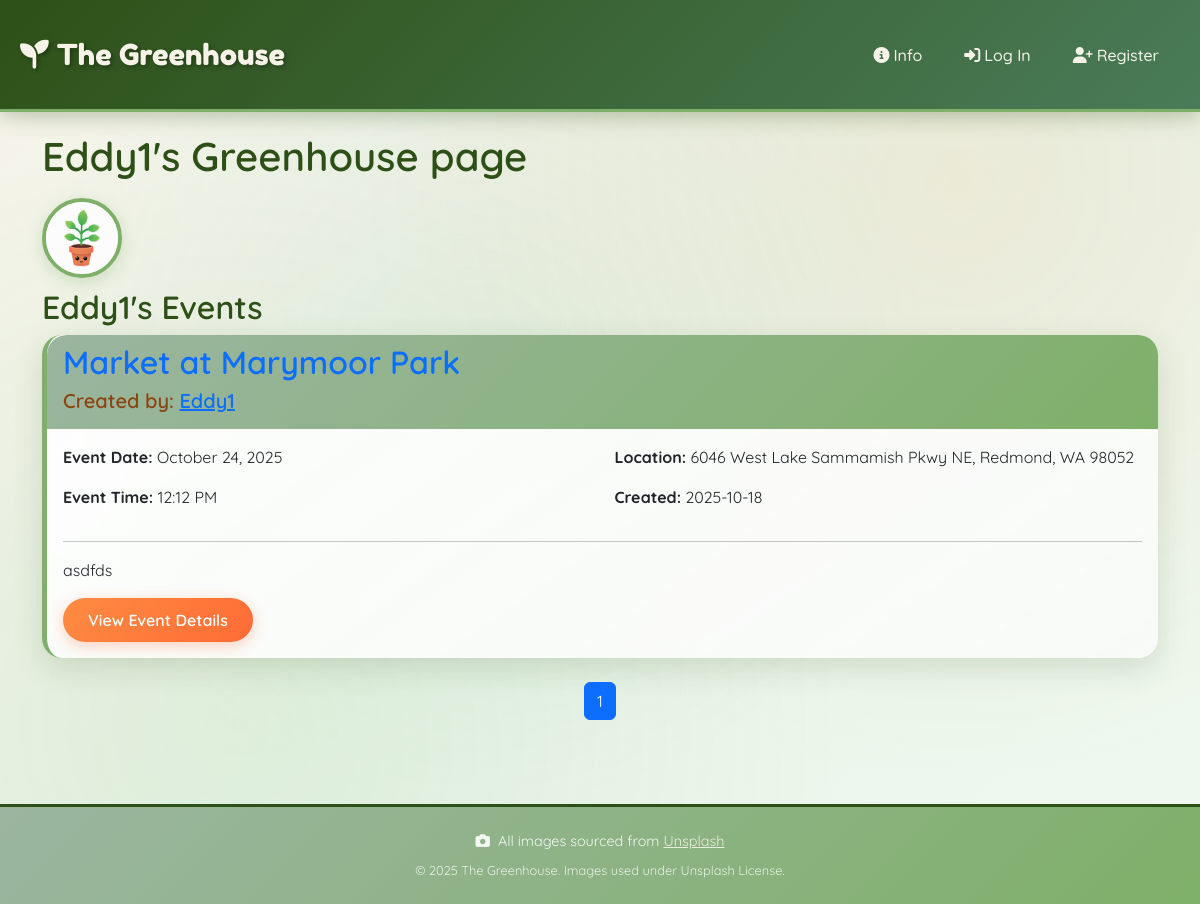
The app's page /Eddy1 with its own data.
### the_greenhouse/models.py (models this page shows, shortened)
class User(db.Model, UserMixin):
    __tablename__ = 'users'
    id = db.Column(db.Integer, primary_key = True)
    profile_image = db.Column(db.String(128), nullable = False, default = 'default_profile.png')
    email = db.Column(db.String(64), unique = True, index = True)
    username = db.Column(db.String(64), unique = True, index = True)
    password_hash = db.Column(db.String(256))
    events = db.relationship('Events', backref = 'author', lazy = 'select')
    event_attendances = db.relationship('EventAttendee', backref = 'user', lazy = 'select')

class Events(db.Model):
    __tablename__ = 'events'
    id = db.Column(db.Integer, primary_key = True)
    user_id = db.Column(db.Integer, db.ForeignKey('users.id'), nullable = False)
    created_date = db.Column(db.DateTime, nullable = False, default = lambda: datetime.now(timezone.utc))
    event_title = db.Column(db.String(140), nullable = False)
    event_description = db.Column(db.Text, nullable = False)
    event_date = db.Column(db.Date, nullable = False)
    event_time = db.Column(db.Time, nullable = False)
    location = db.Column(db.String(200), nullable = False)
    attendees = db.relationship('EventAttendee', backref = 'event', lazy = 'select', cascade = 'all, delete-orphan')
    event_items = db.relationship('EventItem', backref = 'event', lazy = 'select', cascade = 'all, delete-orphan')

### the_greenhouse/users/views.py (the view)
@users.route('/<username>')
def user_events(username):
    page = request.args.get('page', 1, type = int)
    stmt = select(User).where(User.username == username)
    user = db.session.scalar(stmt)
    if user is None:
        abort(404)
    events = db.paginate(
        select(Events).where(Events.author == user).order_by(desc(Events.created_date)),
        page=page,
        per_page=5,
        error_out=False
    )
    return render_template('user_events.html', events = events, user = user)

### the_greenhouse/templates/user_events.html
{% extends 'base.html' %}
{% block content %}
<div class="container align-self-center">
    <h1>{{user.username}}'s Greenhouse page</h1>
    <img class="profile-pic align-self-center" src='{{url_for("static", filename =
    "profile_pics/" + user.profile_image)}}'
    alt="{{user.username}}'s profile picture"
    onerror="handleImageError(this)">
    <h2>{{user.username}}'s Events</h2>
    {% if events.items %}
    {% for event in events.items %}
    <div class="card mb-4">
      <div class="card-header">
        <h2><a href="{{url_for('posts.event', event_id = event.id)}}" class="text-decoration-none">{{event.event_title}}</a></h2>
        <h5 class="text-muted">Created by: {% if event.author %}<a href="{{url_for('users.user_events', username = event.author.username)}}">{{event.author.username}}</a>{% else %}Unknown Author{% endif %}</h5>
      </div>
      <div class="card-body">
        <div class="row">
          <div class="col-md-6">
            <p><strong>Event Date:</strong> {{event.event_date.strftime('%B %d, %Y')}}</p>
            <p><strong>Event Time:</strong> {{event.event_time.strftime('%I:%M %p')}}</p>
          </div>
          <div class="col-md-6">
            <p><strong>Location:</strong> {{event.location}}</p>
            <p><strong>Created:</strong> {{event.created_date.strftime('%Y-%m-%d')}}</p>
          </div>
        </div>
        <hr>
        <p>{{event.event_description[:150]}}{% if event.event_description|length > 150 %}...{% endif %}</p>
        <a class="btn btn-primary" href="{{url_for('posts.event', event_id = event.id)}}">View Event Details</a>
      </div>
    </div>
    {% endfor %}
</div>
<nav aria-label="Events Navigation">
    <ul class="pagination justify-content-center">
        {% for page in events.iter_pages(left_edge = 1, right_edge = 1, left_current = 1, right_current = 2) %}
        {% if page %}
          {% if page == events.page %}
            <li class="page-item active"><span class="page-link">{{page}}</span></li>
          {% else %}
            <li class="page-item"><a class="page-link" href="{{url_for('users.user_events', username = user.username, page = page)}}">{{page}}</a></li>
          {% endif %}
        {% else %}
          <li class="page-item disabled"><span class="page-link">...</span></li>
        {% endif %}
        {% endfor %}
        {% else %}
          <li class="page-item disabled"><span class="page-link">This user hasn't created any events yet</span></li>
        {% endif %}
    </ul>
  </nav>
{% endblock %}

### the_greenhouse/templates/base.html (style rules this page uses)
:root { --primary-green: #2d5016; --light-green: #4a7c59; --mint-green: #7fb069; --sage-green: #9bb5a0; --warm-orange: #ff8c42; --sunset-orange: #ff6b35; --peach: #ffb366; --cream: #f7f3e9; --earth-brown: #8b4513; --leaf-green: #228b22; }
* { font-family: 'Quicksand', sans-serif; }
body { background: linear-gradient(135deg, var(--cream) 0%, #e8f5e8 50%, #f0f8f0 100%); min-height: 100vh; position: relative; }
body::before { content: ''; position: fixed; top: 0; left: 0; width: 100%; height: 100%; background: radial-gradient(circle at 20% 80%, rgba(127, 176, 105, 0.1) 0%, transparent 50%), radial-gradient(circle at 80% 20%, rgba(255, 140, 66, 0.1) 0%, transparent 50%), radial-gradient(circle at 40% 40%, rgba(155, 181, 160, 0.1) 0%, transparent 50%); pointer-events: none; z-index: -1; }
.card { background: linear-gradient(145deg, rgba(255, 255, 255, 0.9) 0%, rgba(248, 250, 248, 0.95) 100%); border: none; border-radius: 20px; box-shadow: 0 10px 30px rgba(45, 80, 22, 0.15); backdrop-filter: blur(10px); transition: all 0.3s ease; border-left: 5px solid var(--mint-green); }
.card-header { background: linear-gradient(135deg, var(--sage-green) 0%, var(--mint-green) 100%); border-radius: 20px 20px 0 0 !important; border: none; color: white; font-weight: 600; }
.btn-primary { background: linear-gradient(135deg, var(--warm-orange) 0%, var(--sunset-orange) 100%); border: none; border-radius: 25px; padding: 10px 25px; font-weight: 600; transition: all 0.3s ease; box-shadow: 0 4px 15px rgba(255, 107, 53, 0.3); }
.profile-pic { width: 80px; height: 80px; border-radius: 50%; object-fit: cover; border: 4px solid var(--mint-green); margin: 10px 0; box-shadow: 0 4px 15px rgba(127, 176, 105, 0.3); transition: all 0.3s ease; }
h1, h2, h3, h4, h5, h6 { color: var(--primary-green); font-weight: 600; }
.text-muted { color: var(--earth-brown) !important; }

### records on screen
User: username "Eddy1", profile_image (placeholder picture)
Events: event_title "Market at Marymoor Park", author.username "Eddy1", event_date "October 24, 2025", event_time "12:12 PM", location "6046 West Lake Sammamish Pkwy NE, Redmond, WA 98052", created_date "2025-10-18", event_description "asdfds"

### other values on screen
{{ page }} "1"
